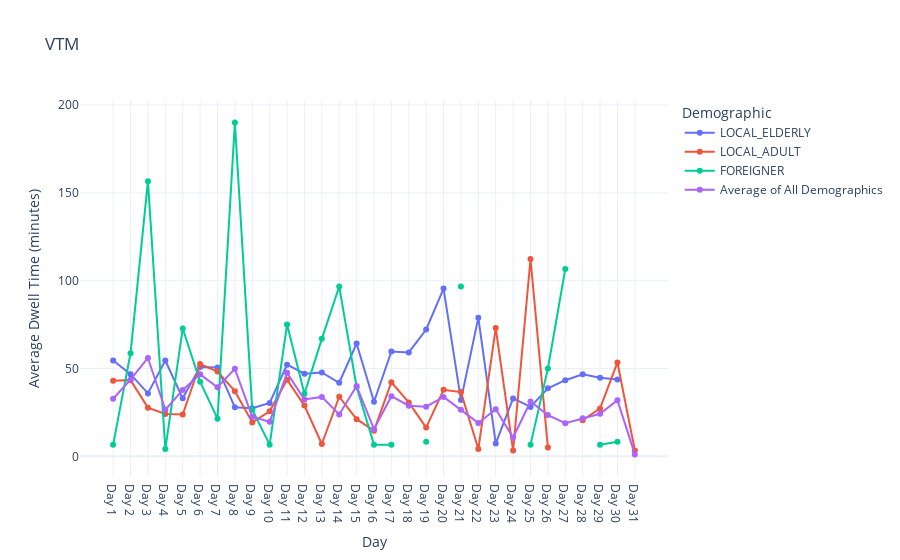

Notebook source saved alongside this figure:
### Markdown cell above
## VTM

### Code cell
import pandas as pd
import plotly.graph_objects as go

file_path = 'VTM_31days.xlsx'
xls = pd.ExcelFile(file_path)

avg_dwell_times = pd.DataFrame()

for sheet_name in xls.sheet_names:
    day_data = pd.read_excel(xls, sheet_name=sheet_name)
    day_data = day_data.drop(columns=[col for col in day_data.columns if "Unnamed" in col])
    day_data_filtered = day_data[(day_data['Simulation Hour'] >= 10) & (day_data['Simulation Hour'] <= 20)]
    avg_for_day = (day_data_filtered[day_data_filtered > 0].mean().drop('Simulation Hour')) / 60
    avg_dwell_times[sheet_name] = avg_for_day

avg_dwell_times = avg_dwell_times.T
avg_dwell_times = avg_dwell_times.drop('Day 1', errors='ignore')
avg_dwell_times.index = [f"Day {i+1}" for i in range(len(avg_dwell_times))]

fig = go.Figure()

for demographic in avg_dwell_times.columns:
    text_values = [f"{value:.2f}" for value in avg_dwell_times[demographic]]
    fig.add_trace(go.Scatter(x=avg_dwell_times.index, y=avg_dwell_times[demographic], text=text_values,
                             mode='lines+markers', name=demographic, textposition="top center"))

fig.update_layout(title='VTM',
                  xaxis_title='Day',
                  yaxis_title='Average Dwell Time (minutes)',
                  legend_title='Demographic',
                  template='plotly_white')

fig.show()

### Figure 1 — Plotly figure (JSON) as saved in the notebook; plotly's stock layout.template omitted (floating-point values rounded to 4 significant figures)
{"data": [{"mode": "lines+markers", "name": "LOCAL_ELDERLY", "text": ["54.55", "46.80", "35.85", "54.57", "33.02", "50.84", "50.63", "27.93", "27.34", "30.37", "52.18", "47.05", "47.76", "41.89", "64.25", "31.10", "59.73", "59.19", "72.22", "95.53", "32.06", "78.97", "7.36", "32.97", "28.16", "38.78", "43.35", "46.68", "44.71", "43.82", "nan"], "textposition": "top center", "type": "scatter", "x": ["Day 1", "Day 2", "Day 3", "Day 4", "Day 5", "Day 6", "Day 7", "Day 8", "Day 9", "Day 10", "Day 11", "Day 12", "Day 13", "Day 14", "Day 15", "Day 16", "Day 17", "Day 18", "Day 19", "Day 20", "Day 21", "Day 22", "Day 23", "Day 24", "Day 25", "Day 26", "Day 27", "Day 28", "Day 29", "Day 30", "Day 31"], "y": [54.55, 46.8, 35.85, 54.57, 33.02, 50.84, 50.63, 27.93, 27.34, 30.37, 52.18, 47.05, 47.76, 41.89, 64.25, 31.1, 59.73, 59.19, 72.22, 95.53, 32.06, 78.97, 7.361, 32.97, 28.16, 38.78, 43.35, 46.68, 44.71, 43.82, null]}, {"mode": "lines+markers", "name": "LOCAL_ADULT", "text": ["43.07", "43.39", "27.74", "24.11", "23.79", "52.55", "48.27", "37.11", "19.31", "25.63", "43.66", "28.91", "7.03", "33.93", "21.17", "14.62", "42.17", "30.70", "16.36", "37.87", "36.57", "4.16", "73.00", "3.33", "112.33", "5.00", "nan", "20.57", "27.28", "53.45", "3.33"], "textposition": "top center", "type": "scatter", "x": ["Day 1", "Day 2", "Day 3", "Day 4", "Day 5", "Day 6", "Day 7", "Day 8", "Day 9", "Day 10", "Day 11", "Day 12", "Day 13", "Day 14", "Day 15", "Day 16", "Day 17", "Day 18", "Day 19", "Day 20", "Day 21", "Day 22", "Day 23", "Day 24", "Day 25", "Day 26", "Day 27", "Day 28", "Day 29", "Day 30", "Day 31"], "y": [43.07, 43.39, 27.74, 24.11, 23.79, 52.55, 48.27, 37.11, 19.31, 25.63, 43.66, 28.91, 7.032, 33.93, 21.17, 14.62, 42.17, 30.7, 16.36, 37.87, 36.57, 4.157, 73.0, 3.333, 112.3, 5, null, 20.57, 27.28, 53.45, 3.333]}, {"mode": "lines+markers", "name": "FOREIGNER", "text": ["6.67", "58.69", "156.67", "4.17", "72.80", "42.52", "21.46", "190.00", "26.55", "6.67", "75.00", "35.62", "66.90", "96.67", "39.52", "6.67", "6.67", "nan", "8.33", "nan", "96.67", "nan", "nan", "nan", "6.67", "50.00", "106.67", "nan", "6.67", "8.33", "nan"], "textposition": "top center", "type": "scatter", "x": ["Day 1", "Day 2", "Day 3", "Day 4", "Day 5", "Day 6", "Day 7", "Day 8", "Day 9", "Day 10", "Day 11", "Day 12", "Day 13", "Day 14", "Day 15", "Day 16", "Day 17", "Day 18", "Day 19", "Day 20", "Day 21", "Day 22", "Day 23", "Day 24", "Day 25", "Day 26", "Day 27", "Day 28", "Day 29", "Day 30", "Day 31"], "y": [6.667, 58.69, 156.7, 4.167, 72.8, 42.52, 21.46, 190, 26.55, 6.667, 75, 35.62, 66.9, 96.67, 39.52, 6.667, 6.667, null, 8.333, null, 96.67, null, null, null, 6.667, 50, 106.7, null, 6.667, 8.333, null]}, {"mode": "lines+markers", "name": "Average of All Demographics", "text": ["32.79", "43.67", "56.01", "26.54", "37.81", "46.69", "39.33", "49.83", "22.43", "19.65", "47.52", "32.39", "33.84", "23.83", "40.00", "15.49", "34.24", "28.82", "28.25", "33.85", "26.46", "18.94", "26.79", "10.73", "31.18", "23.48", "18.89", "21.66", "24.24", "31.92", "1.11"], "textposition": "top center", "type": "scatter", "x": ["Day 1", "Day 2", "Day 3", "Day 4", "Day 5", "Day 6", "Day 7", "Day 8", "Day 9", "Day 10", "Day 11", "Day 12", "Day 13", "Day 14", "Day 15", "Day 16", "Day 17", "Day 18", "Day 19", "Day 20", "Day 21", "Day 22", "Day 23", "Day 24", "Day 25", "Day 26", "Day 27", "Day 28", "Day 29", "Day 30", "Day 31"], "y": [32.79, 43.67, 56.01, 26.54, 37.81, 46.69, 39.33, 49.83, 22.43, 19.65, 47.52, 32.39, 33.84, 23.83, 40.0, 15.49, 34.24, 28.82, 28.25, 33.85, 26.46, 18.94, 26.79, 10.73, 31.18, 23.48, 18.89, 21.66, 24.24, 31.92, 1.111]}], "layout": {"legend": {"title": {"text": "Demographic"}}, "title": {"text": "VTM"}, "xaxis": {"title": {"text": "Day"}}, "yaxis": {"title": {"text": "Average Dwell Time (minutes)"}}}}
